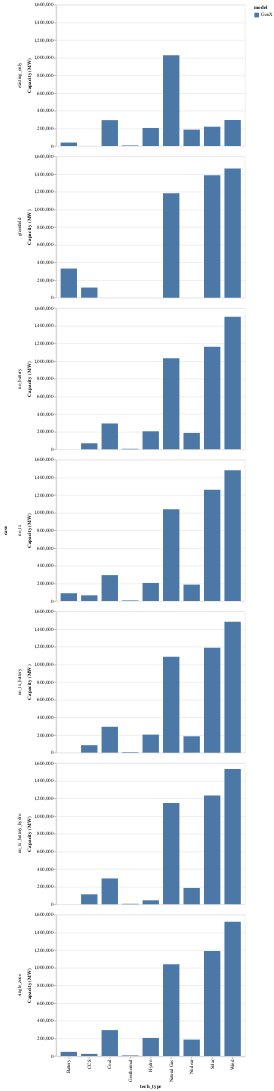

Write notebook code for a chart like this one.
### Code cell
chart = alt.Chart(cap.query("unit=='MW' and planning_year == 2050")).mark_bar().encode(
    xOffset="model:N",
    x="tech_type",
    y=alt.Y("sum(end_value)").title("Capacity (MW)"),
    color="model:N",
    row="case",
).properties(width=500, height=250)

chart.save("04 - 2050 total capacity across cases.png")
chart

### Figure 1 — Vega-Lite specification as saved in the notebook (floating-point values rounded to 4 significant figures; data arrays with more than 128 entries replaced by an {"elided": "..."} marker saying what was removed)
{"$schema": "https://vega.github.io/schema/vega-lite/v5.8.0.json", "config": {"view": {"continuousHeight": 300, "continuousWidth": 300}}, "data": {"name": "data-475c3778ca606a4dc9d2154bd8362aa3"}, "datasets": {"data-475c3778ca606a4dc9d2154bd8362aa3": {"elided": "1008 records"}}, "encoding": {"color": {"field": "model", "type": "nominal"}, "row": {"field": "case", "type": "nominal"}, "x": {"field": "tech_type", "type": "nominal"}, "xOffset": {"field": "model", "type": "nominal"}, "y": {"aggregate": "sum", "field": "end_value", "title": "Capacity (MW)", "type": "quantitative"}}, "mark": {"type": "bar"}, "width": 400}
